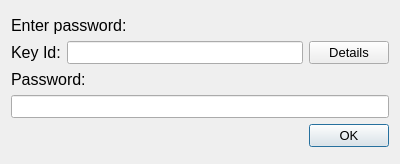
<?xml version="1.0" encoding="UTF-8"?>
<ui version="4.0">
 <class>Dialog</class>
 <widget class="QDialog" name="Dialog">
  <property name="geometry">
   <rect>
    <x>0</x>
    <y>0</y>
    <width>400</width>
    <height>164</height>
   </rect>
  </property>
  <property name="windowTitle">
   <string>Password</string>
  </property>
  <layout class="QVBoxLayout" name="verticalLayout">
   <item>
    <spacer name="verticalSpacer">
     <property name="orientation">
      <enum>Qt::Vertical</enum>
     </property>
     <property name="sizeHint" stdset="0">
      <size>
       <width>20</width>
       <height>40</height>
      </size>
     </property>
    </spacer>
   </item>
   <item>
    <widget class="QLabel" name="label">
     <property name="sizePolicy">
      <sizepolicy hsizetype="Preferred" vsizetype="Fixed">
       <horstretch>0</horstretch>
       <verstretch>0</verstretch>
      </sizepolicy>
     </property>
     <property name="font">
      <font>
       <pointsize>12</pointsize>
      </font>
     </property>
     <property name="text">
      <string>Enter password:</string>
     </property>
    </widget>
   </item>
   <item>
    <layout class="QHBoxLayout" name="horizontalLayout">
     <item>
      <widget class="QLabel" name="labelId">
       <property name="sizePolicy">
        <sizepolicy hsizetype="Fixed" vsizetype="Fixed">
         <horstretch>0</horstretch>
         <verstretch>0</verstretch>
        </sizepolicy>
       </property>
       <property name="font">
        <font>
         <pointsize>12</pointsize>
        </font>
       </property>
       <property name="text">
        <string>Key Id:</string>
       </property>
      </widget>
     </item>
     <item>
      <widget class="QLineEdit" name="tbId">
       <property name="font">
        <font>
         <pointsize>10</pointsize>
        </font>
       </property>
       <property name="readOnly">
        <bool>true</bool>
       </property>
      </widget>
     </item>
     <item>
      <widget class="QPushButton" name="btnDetails">
       <property name="sizePolicy">
        <sizepolicy hsizetype="Fixed" vsizetype="Fixed">
         <horstretch>0</horstretch>
         <verstretch>0</verstretch>
        </sizepolicy>
       </property>
       <property name="font">
        <font>
         <pointsize>10</pointsize>
        </font>
       </property>
       <property name="text">
        <string>Details</string>
       </property>
      </widget>
     </item>
    </layout>
   </item>
   <item>
    <widget class="QLabel" name="labelPass">
     <property name="sizePolicy">
      <sizepolicy hsizetype="Fixed" vsizetype="Fixed">
       <horstretch>0</horstretch>
       <verstretch>0</verstretch>
      </sizepolicy>
     </property>
     <property name="font">
      <font>
       <pointsize>12</pointsize>
      </font>
     </property>
     <property name="text">
      <string>Password:</string>
     </property>
    </widget>
   </item>
   <item>
    <widget class="QLineEdit" name="tbPassword">
     <property name="font">
      <font>
       <pointsize>10</pointsize>
      </font>
     </property>
     <property name="echoMode">
      <enum>QLineEdit::Password</enum>
     </property>
    </widget>
   </item>
   <item>
    <widget class="QDialogButtonBox" name="buttonBox">
     <property name="font">
      <font>
       <pointsize>10</pointsize>
      </font>
     </property>
     <property name="orientation">
      <enum>Qt::Horizontal</enum>
     </property>
     <property name="standardButtons">
      <set>QDialogButtonBox::Ok</set>
     </property>
     <property name="centerButtons">
      <bool>false</bool>
     </property>
    </widget>
   </item>
   <item>
    <spacer name="verticalSpacer_2">
     <property name="orientation">
      <enum>Qt::Vertical</enum>
     </property>
     <property name="sizeHint" stdset="0">
      <size>
       <width>20</width>
       <height>40</height>
      </size>
     </property>
    </spacer>
   </item>
  </layout>
 </widget>
 <resources/>
 <connections>
  <connection>
   <sender>buttonBox</sender>
   <signal>accepted()</signal>
   <receiver>Dialog</receiver>
   <slot>accept()</slot>
   <hints>
    <hint type="sourcelabel">
     <x>227</x>
     <y>139</y>
    </hint>
    <hint type="destinationlabel">
     <x>157</x>
     <y>163</y>
    </hint>
   </hints>
  </connection>
  <connection>
   <sender>buttonBox</sender>
   <signal>rejected()</signal>
   <receiver>Dialog</receiver>
   <slot>reject()</slot>
   <hints>
    <hint type="sourcelabel">
     <x>295</x>
     <y>145</y>
    </hint>
    <hint type="destinationlabel">
     <x>286</x>
     <y>163</y>
    </hint>
   </hints>
  </connection>
 </connections>
</ui>
